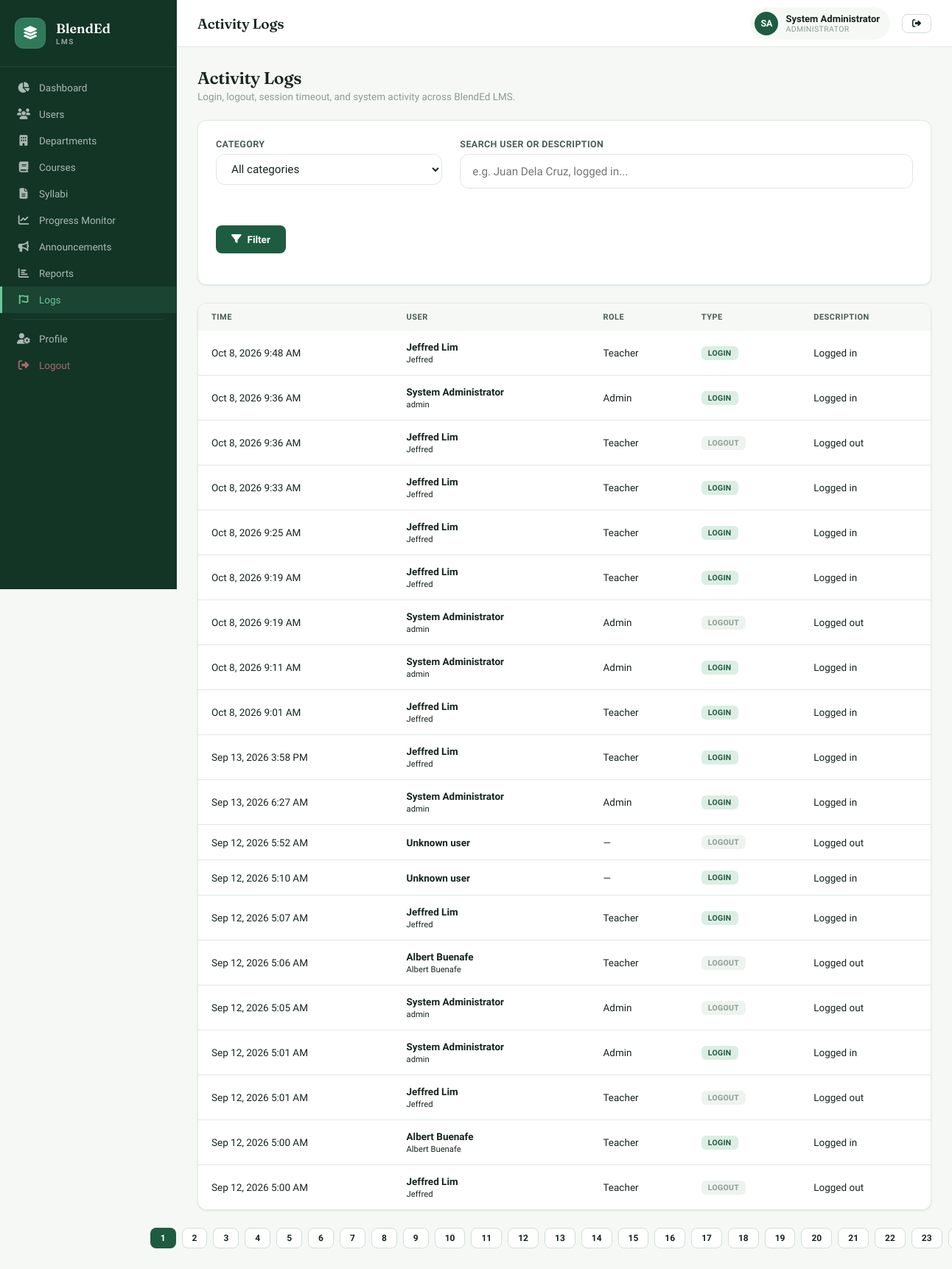
The app's page /admin/logs.php (signed in), older data.
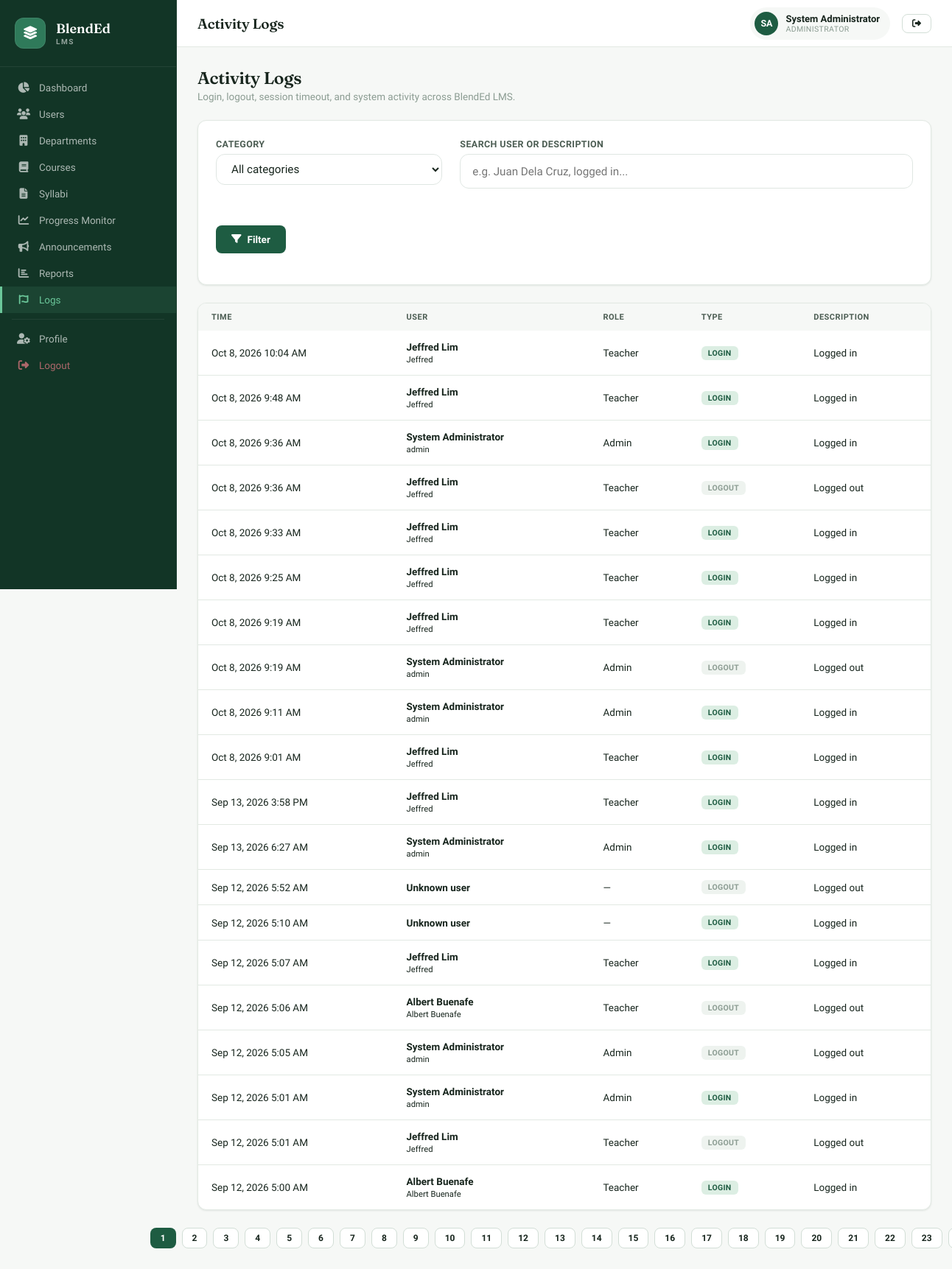
The same page, newer data.
### tables this page shows
CREATE TABLE `activity_logs` (
  `id` int NOT NULL AUTO_INCREMENT,
  `user_id` int NOT NULL,
  `description` varchar(255) NOT NULL,
  `category` varchar(50) NOT NULL,
  `created_at` timestamp NOT NULL DEFAULT CURRENT_TIMESTAMP,
  PRIMARY KEY (`id`),
  KEY `idx_activity_user` (`user_id`),
  KEY `idx_activity_category` (`category`),
  KEY `idx_activity_created` (`created_at`)
);

CREATE TABLE `users` (
  `id` int NOT NULL AUTO_INCREMENT,
  `username` varchar(50) NOT NULL,
  `password` varchar(255) NOT NULL,
  `full_name` varchar(100) NOT NULL,
  `email` varchar(100) NOT NULL,
  `role` enum('admin','teacher','student') NOT NULL,
  `profile_pic` varchar(255) DEFAULT NULL,
  `status` enum('active','inactive') DEFAULT 'active',
  `created_at` timestamp NOT NULL DEFAULT CURRENT_TIMESTAMP,
  `updated_at` timestamp NOT NULL DEFAULT CURRENT_TIMESTAMP ON UPDATE CURRENT_TIMESTAMP,
  PRIMARY KEY (`id`),
  UNIQUE KEY `username` (`username`),
  UNIQUE KEY `email` (`email`)
);

### admin/logs.php (the view, shortened to what this page needs)
<?php
require_once '../includes/config.php';
$pageTitle = 'Activity Logs';
$category = $_GET['category'] ?? '';
$search   = trim($_GET['search'] ?? '');
$page     = max(1, (int)($_GET['page'] ?? 1));
$perPage  = 20;
$offset   = ($page - 1) * $perPage;
$where  = [];
$params = [];
$types  = '';
$whereSql = $where ? ('WHERE ' . implode(' AND ', $where)) : '';
$countSql = "SELECT COUNT(*) as c FROM activity_logs al LEFT JOIN users u ON al.user_id = u.id $whereSql";
$countStmt = $conn->prepare($countSql);
$countStmt->execute();
$totalLogs = (int)$countStmt->get_result()->fetch_assoc()['c'];
$totalPages = max(1, ceil($totalLogs / $perPage));
$sql = "
    SELECT al.*, u.full_name, u.username, u.role
    FROM activity_logs al
    LEFT JOIN users u ON al.user_id = u.id
    $whereSql
    ORDER BY al.created_at DESC
    LIMIT ? OFFSET ?
";
$stmt = $conn->prepare($sql);
$bindTypes = $types . 'ii';
$bindParams = array_merge($params, [$perPage, $offset]);
$stmt->bind_param($bindTypes, ...$bindParams);
$stmt->execute();
$logs = $stmt->get_result()->fetch_all(MYSQLI_ASSOC);
function logBadge($category, $description) {
    if ($category === 'Authentication') {
        $desc = strtolower($description);
        if (strpos($desc, 'logged out') !== false || strpos($desc, 'logout') !== false) {
            return ['Logout', 'badge-gray'];
        }
        if (strpos($desc, 'logged in') !== false || strpos($desc, 'login') !== false) {
            return ['Login', 'badge-green'];
        }
    }
    return [$category, 'badge-gray'];
}
?>
<?php require_once '../includes/header.php'; ?>
<div class="app-layout">
<?php require_once '../includes/sidebar.php'; ?>
<div class="main-content">
<?php require_once '../includes/topbar.php'; ?>
<div class="page-content">
<div class="page-header">
    <div class="page-header-left"><h2>Activity Logs</h2><p>Login, logout, session timeout, and system activity across BlendEd LMS.</p></div>
</div>
<div class="card filter-card" style="margin-bottom:1.5rem; padding:1.5rem;">
    <form method="GET" class="filter-grid" style="display:grid; grid-template-columns:1fr 2fr; gap:1.5rem;">
        <div class="form-group">
            <label class="filter-label">Category</label>
            <select name="category" class="form-control filter-select" onchange="this.form.submit()">
                <option value="">All categories</option>
            </select>
        </div>
        <div class="form-group">
            <label class="filter-label">Search user or description</label>
            <input type="text" name="search" value="<?php echo htmlspecialchars($search); ?>" placeholder="e.g. Juan Dela Cruz, logged in..." class="form-control filter-input">
        </div>
        <div class="form-group" style="grid-column:1 / -1; display:flex; gap:.75rem; margin-top:.5rem;">
            <button type="submit" class="btn btn-primary"><i class="fas fa-filter"></i> Filter</button>
        </div>
    </form>
</div>
<div class="card">
    <div class="table-wrap">
        <table>
            <thead>
                <tr>
                    <th>Time</th>
                    <th>User</th>
                    <th>Role</th>
                    <th>Type</th>
                    <th>Description</th>
                </tr>
            </thead>
            <tbody>
            <?php foreach ($logs as $log): ?>
                <?php [$badgeLabel, $badgeClass] = logBadge($log['category'], $log['description']); ?>
                <tr>
                    <td style="white-space:nowrap;"><?php echo date('M j, Y g:i A', strtotime($log['created_at'])); ?></td>
                    <td style="white-space:nowrap;">
                        <strong><?php echo htmlspecialchars($log['full_name'] ?? 'Unknown user'); ?></strong><br>
                        <small><?php echo htmlspecialchars($log['username'] ?? ''); ?></small>
                    </td>
                    <td style="white-space:nowrap;"><?php echo htmlspecialchars(ucfirst($log['role'] ?? '—')); ?></td>
                    <td><span class="badge <?php echo $badgeClass; ?>"><?php echo htmlspecialchars($badgeLabel); ?></span></td>
                    <td><?php echo htmlspecialchars($log['description']); ?></td>
                </tr>
            <?php endforeach; ?>
            </tbody>
        </table>
    </div>
</div>
<?php if ($totalPages > 1): ?>
    <div class="pagination" style="display:flex; justify-content:center; gap:.5rem; margin-top:1.5rem;">
        <?php for ($p = 1; $p <= $totalPages; $p++): ?>
            <a href="?category=<?php echo urlencode($category); ?>&search=<?php echo urlencode($search); ?>&page=<?php echo $p; ?>"
               class="btn <?php echo $p === $page ? 'btn-primary' : 'btn-secondary'; ?> btn-sm">
                <?php echo $p; ?>
            </a>
        <?php endfor; ?>
    </div>
<?php endif; ?>
</div></div></div>
</body>
</html>

### includes/header.php (shortened to what this page needs)
<!DOCTYPE html>
<html lang="en">
<head>
<link rel="stylesheet" href="https://cdnjs.cloudflare.com/ajax/libs/font-awesome/6.5.0/css/all.min.css">
<link rel="stylesheet" href="<?= BASE_URL ?>assets/css/style.css">
<link rel="stylesheet" href="https://cdn.jsdelivr.net/npm/sweetalert2@11/dist/sweetalert2.min.css">
</head>
<body>

### includes/sidebar.php (shortened to what this page needs)
<?php
$role = $_SESSION['role'];
$baseUrl = BASE_URL;
?>
<aside class="sidebar" id="sidebar">
    <div class="sidebar-brand">
        <div class="brand-icon"><i class="fas fa-layer-group"></i></div>
        <div class="brand-text">
            <span class="brand-name">BlendEd</span>
            <span class="brand-sub">LMS</span>
        </div>
    </div>
    <nav class="sidebar-nav">
        <?php if ($role === 'admin'): ?>
        <a href="<?= $baseUrl ?>admin/dashboard.php" class="nav-item <?= strpos($_SERVER['PHP_SELF'],'admin/dashboard') !== false ? 'active' : '' ?>">
            <i class="fas fa-chart-pie"></i><span>Dashboard</span></a>
        <a href="<?= $baseUrl ?>admin/users.php" class="nav-item <?= strpos($_SERVER['PHP_SELF'],'users') !== false ? 'active' : '' ?>">
            <i class="fas fa-users"></i><span>Users</span></a>
        <a href="<?= $baseUrl ?>admin/departments.php" class="nav-item <?= strpos($_SERVER['PHP_SELF'],'departments') !== false ? 'active' : '' ?>">
            <i class="fas fa-building"></i><span>Departments</span></a>
        <a href="<?= $baseUrl ?>admin/courses.php" class="nav-item <?= strpos($_SERVER['PHP_SELF'],'courses') !== false ? 'active' : '' ?>">
            <i class="fas fa-book"></i><span>Courses</span></a>
        <a href="<?= $baseUrl ?>admin/syllabi.php" class="nav-item <?= strpos($_SERVER['PHP_SELF'],'admin/syllabi') !== false ? 'active' : '' ?>">
            <i class="fas fa-file-alt"></i><span>Syllabi</span></a>
        <a href="<?= $baseUrl ?>admin/monitoring.php" class="nav-item <?= strpos($_SERVER['PHP_SELF'],'monitoring') !== false ? 'active' : '' ?>">
            <i class="fas fa-chart-line"></i><span>Progress Monitor</span></a>
        <a href="<?= $baseUrl ?>admin/announcements.php" class="nav-item <?= strpos($_SERVER['PHP_SELF'],'announcements') !== false ? 'active' : '' ?>">
            <i class="fas fa-bullhorn"></i><span>Announcements</span></a>
        <a href="<?= $baseUrl ?>admin/reports.php" class="nav-item <?= strpos($_SERVER['PHP_SELF'],'reports') !== false ? 'active' : '' ?>">
            <i class="fas fa-chart-bar"></i><span>Reports</span></a>
        <a href="<?= $baseUrl ?>admin/logs.php" class="nav-item <?= strpos($_SERVER['PHP_SELF'],'logs') !== false ? 'active' : '' ?>">
            <i class="fa-solid fa-font-awesome"></i><span>Logs</span></a>
        <?php endif; ?>
        <div class="nav-divider"></div>
        <a href="<?= $baseUrl ?>profile.php" class="nav-item">
            <i class="fas fa-user-cog"></i><span>Profile</span></a>
        <a href="<?= $baseUrl ?>logout.php" class="nav-item nav-logout">
            <i class="fas fa-sign-out-alt"></i><span>Logout</span></a>
    </nav>
</aside>

### includes/topbar.php (shortened to what this page needs)
<?php
$roleLabel = ['admin'=>'Administrator','teacher'=>'Teacher','student'=>'Student'];
$r = $_SESSION['role'] ?? 'student';
$rawName = trim($_SESSION['full_name'] ?? '');
$nameWords = preg_split('/[\s,]+/', $rawName, -1, PREG_SPLIT_NO_EMPTY);
$initials = '';
foreach ($nameWords as $w) {
    if (!empty($w)) {
        $initials .= strtoupper($w[0]);
    }
}
$initials = substr($initials, 0, 2);
?>
<header class="topbar">
    <div class="topbar-left">
        <span class="topbar-title"><?= $pageTitle ?? 'Dashboard' ?></span>
    </div>
    <div class="topbar-right">
        <div class="user-badge">
            <div class="user-avatar"><?= $initials ?></div>
            <div>
                <div class="user-name"><?= htmlspecialchars($_SESSION['full_name']) ?></div>
                <div class="user-role"><?= $roleLabel[$r] ?></div>
            </div>
        </div>
        <a href="<?= BASE_URL ?>logout.php" class="btn btn-secondary btn-sm"><i class="fas fa-sign-out-alt"></i></a>
    </div>
</header>

### includes/sidebar.php (style rules this page uses)
.sidebar-brand { display: flex; align-items: center; gap: 14px; padding: 24px 20px; border-bottom: 1px solid rgba(255,255,255,.07); }
.brand-icon { width: 42px; height: 42px; background: var(--primary-mid); border-radius: 12px; display: flex; align-items: center; justify-content: center; font-size: 18px; color: white; }
.brand-text { display: flex; flex-direction: column; justify-content: center; }
.brand-name { font-family: var(--font-display); font-size: 18px; font-weight: 600; color: white; line-height: 1.2; }
.brand-sub { font-size: 10px; opacity: 0.55; letter-spacing: 1.5px; text-transform: uppercase; font-weight: 700; margin-top: 2px; }

### admin/logs.php (style rules this page uses)
.filter-label { display:block; font-size:.72rem; font-weight:700; letter-spacing:.06em; text-transform:uppercase; color:#6b7c73; margin-bottom:.5rem; }
.filter-select, .filter-input { width:100%; border:1.5px solid #dfe6e2; border-radius:12px; padding:.85rem 1rem; font-size:.95rem; background:#fff; }

Row changes from the older to the newer data that the page shows:
no longer on this page (row unchanged): activity_logs: created_at "Sep 12, 2026 5:00 AM", user.full_name "Jeffred Lim", user.username "Jeffred", user.role "Teacher", badgeLabel "LOGOUT", description "Logged out"
added activity_logs: created_at "Oct 8, 2026 10:04 AM", user.full_name "Jeffred Lim", user.username "Jeffred", user.role "Teacher", badgeLabel "LOGIN", description "Logged in"
